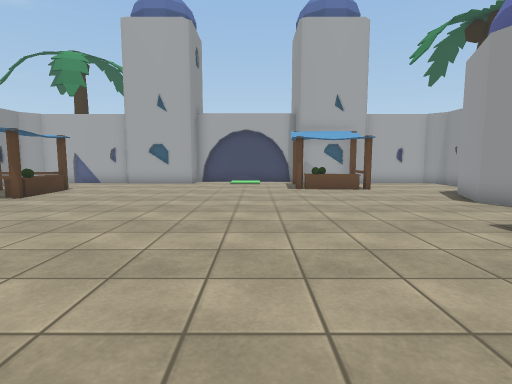
View 1 (above)

16 first-person views from a walk through a scene from a Unity 3-D project. The camera is 1.2 m above the floor, tilts 6° down and sees 80° across. The floor is counted in squares, 1 m on a side. Each view is taken from the middle of a square. On the plan, view 1 faces up. The plan holds only what a view shows up to about 13 squares ahead; the rest is blank. The place goes on beyond the plan. The player character is not drawn. Some surface patterns are stand-ins.

View 2
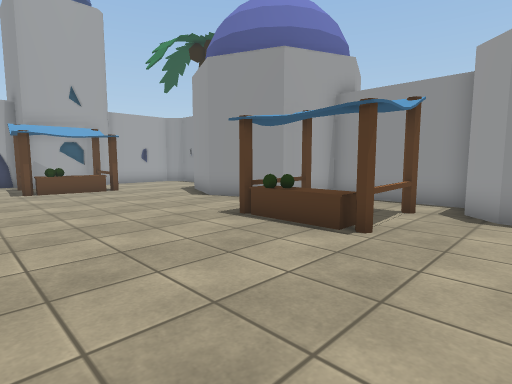

View 3
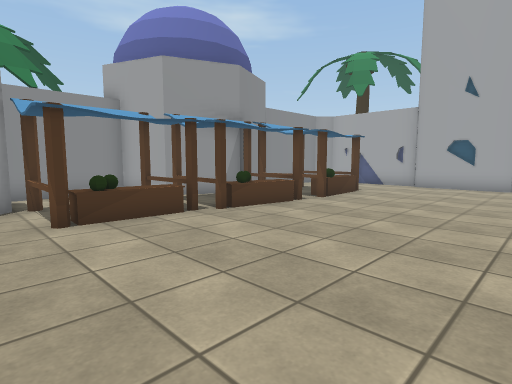

View 4
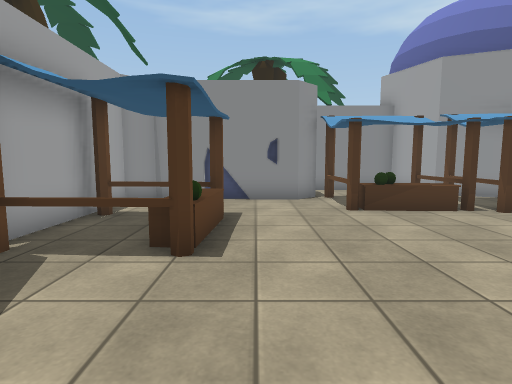

View 5
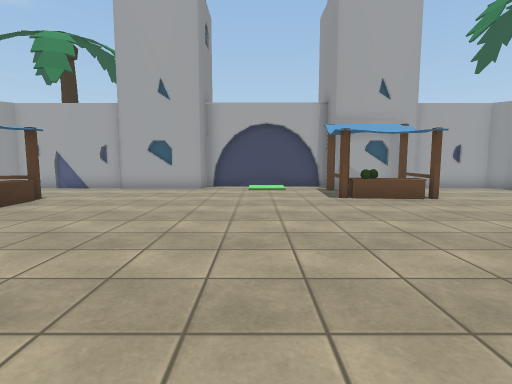

View 6
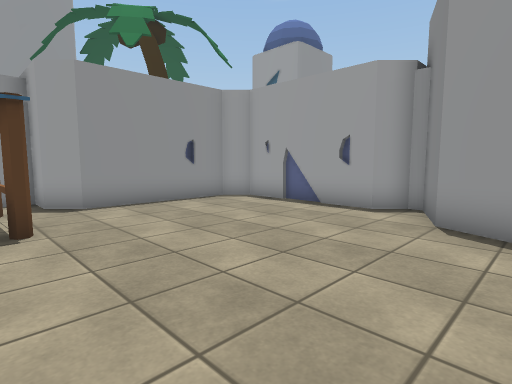

View 7
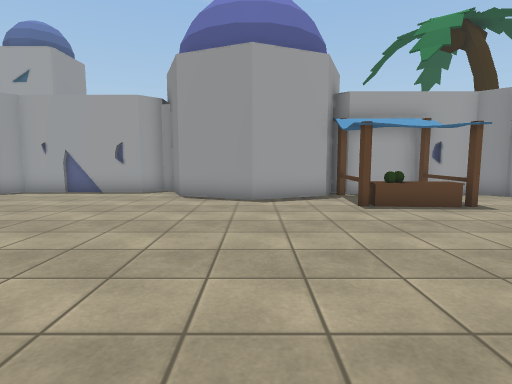

View 8
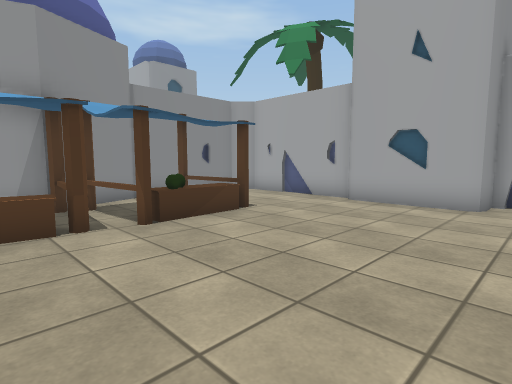

View 9
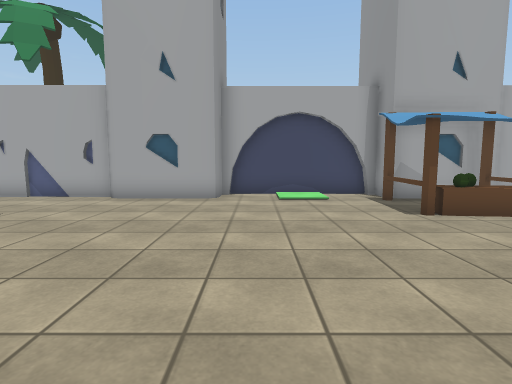

View 10
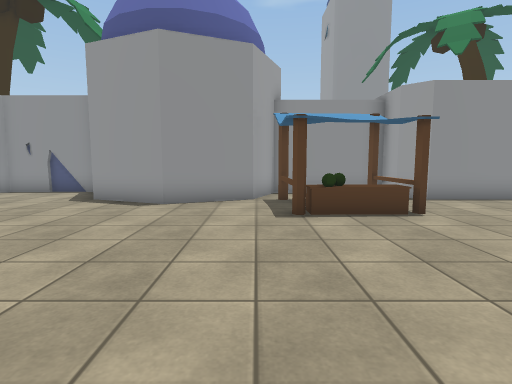

View 11
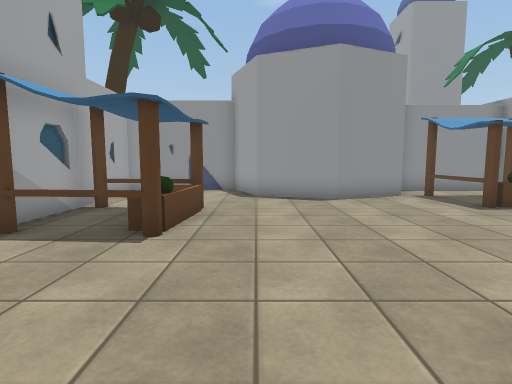

View 12
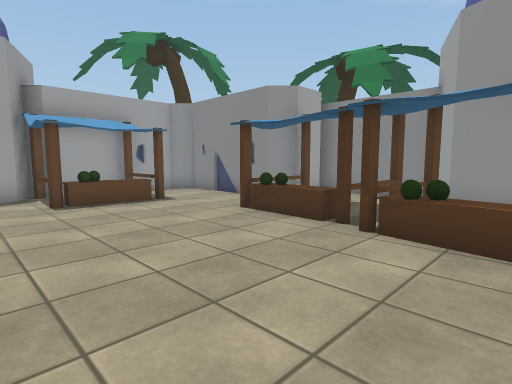

View 13
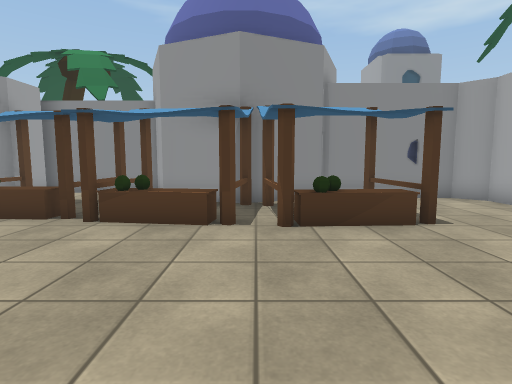

View 14
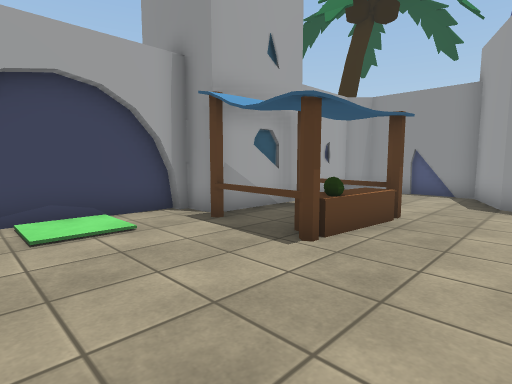

View 15
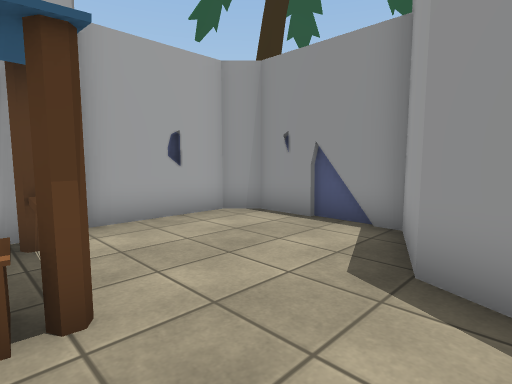

View 16
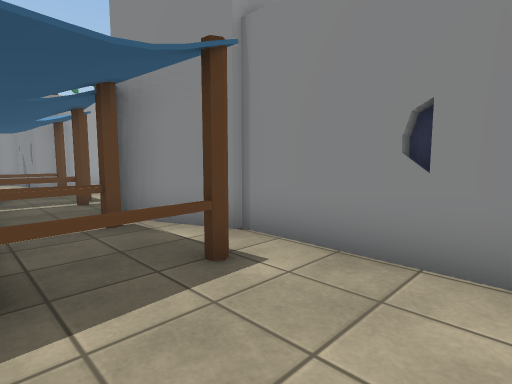

### Floor plan
Key: @ floor where view 1 was taken; # wall or solid block; . floor; H house; O other object.
Columns run from 13 left of view 1 to 10 right of it. Each row starts with its distance up from view 1.
 17           OOOOOO
 16  ##########....###H####
 15  #.............OOOO...##
 14  H.............O..O...H#
 13  #.............OOOO...H#
 12  #.OOO...........O....##
 11  ##..O..............###
 10   # .O..............#
  9   #OOO..............#
  8   #..O..............#
  7   #..O..............#
  6 ###OOO..............###
  5 #.OOOO............OOO.#
  4 #...OO............O...#
  3 #...OO............O...#
  2 ###OO.............OOO##
  1 ###H................###
  0    H.........@......H
 -1    H.OOOO...........H
 -2    H.O..O...........##
 -3    #.O..O#####......##
 -4    ###HH##   ##.HHHH#
 -5               ##

Where each view was taken, in squares from view 1:
view 1: 0 up, 0 right, facing up
view 2: 0 up, 0 right, facing up-right
view 3: 1 up, 2 left, facing up-left
view 4: 0 up, 1 left, facing left
view 5: 3 up, 1 left, facing up
view 6: 3 up, 1 left, facing down-right
view 7: 7 up, 2 left, facing down
view 8: 7 up, 2 left, facing up-left
view 9: 6 up, 2 left, facing up
view 10: 6 up, 2 left, facing right
view 11: 11 up, 3 left, facing right
view 12: 8 up, 3 left, facing down-left
view 13: 9 up, 2 left, facing left
view 14: 10 up, 2 left, facing up-right
view 15: 10 up, 4 right, facing up-right
view 16: 15 up, 8 left, facing down-left
